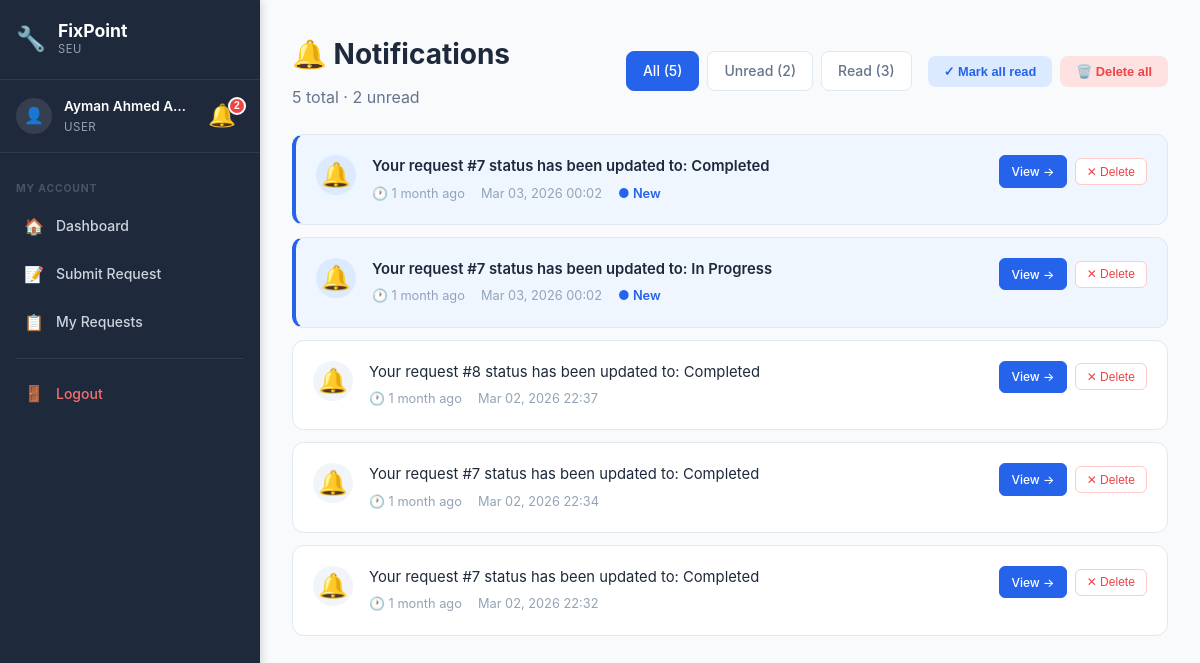
The app's page /notifications.php (signed in) with its own data.
### tables this page shows
CREATE TABLE `notification` (
  `NotificationID` int(11) NOT NULL,
  `UserID` int(11) NOT NULL,
  `Title` varchar(255) NOT NULL DEFAULT '',
  `RequestID` int(11) DEFAULT NULL,
  `Message` text NOT NULL,
  `IsRead` tinyint(1) DEFAULT 0,
  `CreatedAt` timestamp NOT NULL DEFAULT current_timestamp()
);

### config/helpers.php (called while the page is built, shortened)
<?php
function formatDate($date, $format = 'M d, Y H:i') {
    return date($format, strtotime($date));
}
function e($string) {
    return htmlspecialchars($string, ENT_QUOTES, 'UTF-8');
}
?>

### notifications.php (the view, shortened to what this page needs)
<?php
require_once 'config/database.php';
require_once 'config/helpers.php';
$user_id = $_SESSION['user_id'];
$role_id = $_SESSION['role_id'];
$filter = isset($_GET['filter']) ? $_GET['filter'] : 'all';
$where = "WHERE n.UserID = ?";
$sql = "SELECT
            n.NotificationID,
            n.Message,
            n.IsRead,
            n.CreatedAt,
            n.RequestID
        FROM notification n
        $where
        ORDER BY n.CreatedAt DESC";
$stmt = $conn->prepare($sql);
$stmt->bind_param("i", $user_id);
$stmt->execute();
$notifications = $stmt->get_result()->fetch_all(MYSQLI_ASSOC);
$count_sql = "SELECT
    COUNT(*) as total,
    SUM(CASE WHEN IsRead = 0 THEN 1 ELSE 0 END) as unread,
    SUM(CASE WHEN IsRead = 1 THEN 1 ELSE 0 END) as read_count
FROM notification WHERE UserID = ?";
$count_stmt = $conn->prepare($count_sql);
$count_stmt->bind_param("i", $user_id);
$count_stmt->execute();
$counts = $count_stmt->get_result()->fetch_assoc();
if ($role_id == 1) {
    $details_path = 'admin/request-details.php?id=';
    $dashboard_path = 'admin/dashboard.php';
} elseif ($role_id == 2) {
    $details_path = 'technician/task-details.php?id=';
    $dashboard_path = 'technician/dashboard.php';
} else {
    $details_path = 'user/request-details.php?id=';
}
if (!function_exists('notifTimeAgo')) {
    function notifTimeAgo($datetime) {
        $now = new DateTime();
        $ago = new DateTime($datetime);
        $diff = $now->diff($ago);
        if ($diff->m > 0) return $diff->m . ' month' . ($diff->m > 1 ? 's' : '') . ' ago';
        return 'Just now';
    }
}
function getNotifIcon($message) {
    return '🔔';
}
$_sidebar_role = $_SESSION['role_id'] ?? 0;
?>
<!DOCTYPE html>
<html lang="en">
<head>
    <link rel="stylesheet" href="assets/css/style.css">
    <link rel="stylesheet" href="assets/css/dashboard.css">
    <link rel="stylesheet" href="assets/css/sidebar.css">
</head>
<body class="has-sidebar">
    <aside class="sidebar" id="sidebar">
        <div class="sidebar-header">
            <div class="sidebar-logo">
                <span class="sidebar-logo-icon">🔧</span>
                <div>
                    <span class="sidebar-logo-text">FixPoint</span>
                    <span class="sidebar-logo-sub">SEU</span>
                </div>
            </div>
        </div>
        <div class="sidebar-user">
            <div class="sidebar-avatar">👤</div>
            <div class="sidebar-user-info">
                <span class="sidebar-user-name"><?php echo e($_SESSION['name']); ?></span>
                <span class="sidebar-user-role">
                    <?php
                    if ($_sidebar_role == 1) echo 'Administrator';
                    elseif ($_sidebar_role == 2) echo 'Technician';
                    else echo 'User';
                    ?>
                </span>
            </div>
            <?php include 'includes/notification-bell.php'; ?>
        </div>
        <nav class="sidebar-nav">
            <?php if ($_sidebar_role == 1): ?>
                <div class="sidebar-section-label">Main</div>
                <a href="admin/dashboard.php" class="sidebar-link"><span class="sidebar-icon">📊</span><span>Dashboard</span></a>
                <a href="admin/all-requests.php" class="sidebar-link"><span class="sidebar-icon">📋</span><span>All Requests</span></a>
                <a href="admin/users.php" class="sidebar-link"><span class="sidebar-icon">👥</span><span>Manage Users</span></a>
                <div class="sidebar-section-label">Management</div>
                <a href="admin/locations.php" class="sidebar-link"><span class="sidebar-icon">📍</span><span>Locations</span></a>
                <a href="admin/reports.php" class="sidebar-link"><span class="sidebar-icon">📈</span><span>Reports</span></a>
                <a href="admin/all-feedback.php" class="sidebar-link"><span class="sidebar-icon">⭐</span><span>Feedback</span></a>
                <a href="admin/audit-logs.php" class="sidebar-link"><span class="sidebar-icon">🔍</span><span>Audit Logs</span></a>
                <a href="admin/backup.php" class="sidebar-link"><span class="sidebar-icon">💾</span><span>Backup</span></a>
            <?php else: ?>
                <div class="sidebar-section-label">My Account</div>
                <a href="user/dashboard.php" class="sidebar-link"><span class="sidebar-icon">🏠</span><span>Dashboard</span></a>
                <a href="user/submit-request.php" class="sidebar-link"><span class="sidebar-icon">📝</span><span>Submit Request</span></a>
                <a href="user/my-requests.php" class="sidebar-link"><span class="sidebar-icon">📋</span><span>My Requests</span></a>
            <?php endif; ?>
            <div class="sidebar-divider"></div>
            <a href="auth/logout.php" class="sidebar-link sidebar-logout">
                <span class="sidebar-icon">🚪</span><span>Logout</span>
            </a>
        </nav>
    </aside>
    <div class="main-content">
            <div class="topbar-notif"><?php include 'includes/notification-bell.php'; ?></div>
    <div class="dashboard">
        <div class="dashboard-container">
            <div class="notif-page-header">
                <div>
                    <h1 class="welcome-text">🔔 Notifications</h1>
                    <p style="color: #64748b; margin-top: 0.25rem;">
                        <?php echo $counts['total']; ?> total · <?php echo $counts['unread']; ?> unread
                    </p>
                </div>
                <div style="display: flex; gap: 1rem; flex-wrap: wrap; align-items: center;">
                    <div class="notif-filters">
                        <a href="notifications.php?filter=all" class="notif-filter-btn <?php echo $filter === 'all' ? 'active' : ''; ?>">
                            All (<?php echo $counts['total']; ?>)
                        </a>
                        <a href="notifications.php?filter=unread" class="notif-filter-btn <?php echo $filter === 'unread' ? 'active' : ''; ?>">
                            Unread (<?php echo $counts['unread']; ?>)
                        </a>
                        <a href="notifications.php?filter=read" class="notif-filter-btn <?php echo $filter === 'read' ? 'active' : ''; ?>">
                            Read (<?php echo $counts['read_count']; ?>)
                        </a>
                    </div>
                    <?php if ($counts['total'] > 0): ?>
                        <div class="notif-actions">
                            <?php if ($counts['unread'] > 0): ?>
                                <button class="notif-action-btn btn-mark-all" onclick="pageMarkAllRead()">
                                    ✓ Mark all read
                                </button>
                            <?php endif; ?>
                            <button class="notif-action-btn btn-delete-all" onclick="pageDeleteAll()">
                                🗑️ Delete all
                            </button>
                        </div>
                    <?php endif; ?>
                </div>
            </div>
            <div id="notifPageList">
                <?php if (count($notifications) > 0): ?>
                    <?php foreach ($notifications as $notif): ?>
                        <div class="notif-card <?php echo $notif['IsRead'] ? '' : 'unread'; ?>" id="page-notif-<?php echo $notif['NotificationID']; ?>">
                            <div class="notif-card-icon">
                                <?php echo getNotifIcon($notif['Message']); ?>
                            </div>
                            <div class="notif-card-content">
                                <div class="notif-card-message"><?php echo e($notif['Message']); ?></div>
                                <div class="notif-card-meta">
                                    <span>🕐 <?php echo notifTimeAgo($notif['CreatedAt']); ?></span>
                                    <span><?php echo formatDate($notif['CreatedAt']); ?></span>
                                    <?php if (!$notif['IsRead']): ?>
                                        <span style="color: #2563eb; font-weight: 600;">● New</span>
                                    <?php endif; ?>
                                </div>
                            </div>
                            <div class="notif-card-actions">
                                <?php if ($notif['RequestID']): ?>
                                    <a href="<?php echo $details_path . $notif['RequestID']; ?>" class="notif-card-btn view-btn">
                                        View →
                                    </a>
                                <?php endif; ?>
                                <button class="notif-card-btn delete-btn" onclick="pageDeleteOne(<?php echo $notif['NotificationID']; ?>)">
                                    ✕ Delete
                                </button>
                            </div>
                        </div>
                    <?php endforeach; ?>
                <?php endif; ?>
            </div>
        </div>
    </div>
    </div>
</body>
</html>

### assets/css/style.css (style rules this page uses)
* { margin: 0; padding: 0; box-sizing: border-box; }
:root { --primary-color: #2563eb; --primary-dark: #1e40af; --secondary-color: #64748b; --success-color: #10b981; --danger-color: #ef4444; --warning-color: #f59e0b; --dark: #1e293b; --gray: #64748b; --light-gray: #f1f5f9; --white: #ffffff; --shadow: 0 4px 6px rgba(0, 0, 0, 0.1); --shadow-lg: 0 10px 25px rgba(0, 0, 0, 0.15); }
body { font-family: -apple-system, BlinkMacSystemFont, 'Segoe UI', Roboto, 'Helvetica Neue', Arial, sans-serif; line-height: 1.6; color: var(--dark); background-color: var(--white); }

### assets/css/dashboard.css (style rules this page uses)
.dashboard { min-height: 100vh; background: #f8fafc; }
.dashboard-container { max-width: 1400px; margin: 0 auto; padding: 2rem; }
.welcome-text { font-size: 1.75rem; font-weight: 700; color: #1e293b; margin-bottom: 0.5rem; }

### assets/css/sidebar.css (style rules this page uses)
:root { --sidebar-width: 260px; --sidebar-bg: #1e293b; --sidebar-text: #cbd5e1; --sidebar-active-bg: rgba(37, 99, 235, 0.15); --sidebar-active-text: #60a5fa; --sidebar-hover-bg: rgba(255, 255, 255, 0.05); --topbar-height: 56px; }
body.has-sidebar { margin: 0; padding: 0; display: flex; min-height: 100vh; background: #f8fafc; }
.sidebar { position: fixed; top: 0; left: 0; width: var(--sidebar-width); height: 100vh; background: var(--sidebar-bg); display: flex; flex-direction: column; z-index: 1000; overflow-y: auto; overflow-x: visible; transition: transform 0.3s ease; box-shadow: 2px 0 8px rgba(0,0,0,0.15); }
.sidebar-header { display: flex; align-items: center; justify-content: space-between; padding: 1.25rem 1rem; border-bottom: 1px solid rgba(255,255,255,0.08); flex-shrink: 0; }
.sidebar-logo { display: flex; align-items: center; gap: 0.75rem; }
.sidebar-logo-icon { font-size: 1.5rem; }
.sidebar-logo-text { display: block; font-size: 1.1rem; font-weight: 700; color: #fff; line-height: 1.2; }
.sidebar-logo-sub { display: block; font-size: 0.7rem; color: #94a3b8; text-transform: uppercase; letter-spacing: 0.05em; }
.sidebar-user { display: flex; align-items: center; gap: 0.75rem; padding: 1rem; border-bottom: 1px solid rgba(255,255,255,0.08); flex-shrink: 0; }
.sidebar-avatar { width: 36px; height: 36px; background: rgba(255,255,255,0.1); border-radius: 50%; display: flex; align-items: center; justify-content: center; font-size: 1rem; flex-shrink: 0; }
.sidebar-user-info { flex: 1; min-width: 0; }
.sidebar-user-name { display: block; color: #fff; font-size: 0.85rem; font-weight: 600; white-space: nowrap; overflow: hidden; text-overflow: ellipsis; }
.sidebar-user-role { display: block; color: #94a3b8; font-size: 0.72rem; text-transform: uppercase; letter-spacing: 0.04em; }
.sidebar-nav { flex: 1; padding: 0.75rem 0; overflow-y: auto; }
.sidebar-section-label { padding: 0.5rem 1rem 0.25rem; font-size: 0.65rem; font-weight: 700; color: #475569; text-transform: uppercase; letter-spacing: 0.08em; margin-top: 0.5rem; }
.sidebar-link { display: flex; align-items: center; gap: 0.75rem; padding: 0.65rem 1rem; color: var(--sidebar-text); text-decoration: none; font-size: 0.875rem; font-weight: 500; transition: all 0.15s ease; position: relative; margin: 0.1rem 0.5rem; border-radius: 0.5rem; }
.sidebar-icon { font-size: 1rem; flex-shrink: 0; width: 20px; text-align: center; }
.sidebar-divider { height: 1px; background: rgba(255,255,255,0.08); margin: 0.75rem 1rem; }
.sidebar-logout { color: #f87171 !important; }
.main-content { margin-left: var(--sidebar-width); flex: 1; min-height: 100vh; width: calc(100% - var(--sidebar-width)); box-sizing: border-box; display: flex; flex-direction: column; }

### records on screen
notification: Message "🔔", Message "Your request #7 status has been updated to: Completed", CreatedAt "1 month ago", CreatedAt "Mar 03, 2026 00:02", IsRead "● New"
notification: Message "🔔", Message "Your request #7 status has been updated to: In Progress", CreatedAt "1 month ago", CreatedAt "Mar 03, 2026 00:02", IsRead "● New"
notification: Message "🔔", Message "Your request #8 status has been updated to: Completed", CreatedAt "1 month ago", CreatedAt "Mar 02, 2026 22:37"
notification: Message "🔔", Message "Your request #7 status has been updated to: Completed", CreatedAt "1 month ago", CreatedAt "Mar 02, 2026 22:34"
notification: Message "🔔", Message "Your request #7 status has been updated to: Completed", CreatedAt "1 month ago", CreatedAt "Mar 02, 2026 22:32"

### other values on screen
$_SESSION['name'] "Ayman Ahmed A…"
$_notif_count "2"
$counts['total'] "5"
$counts['unread'] "2"
$counts['read_count'] "3"
